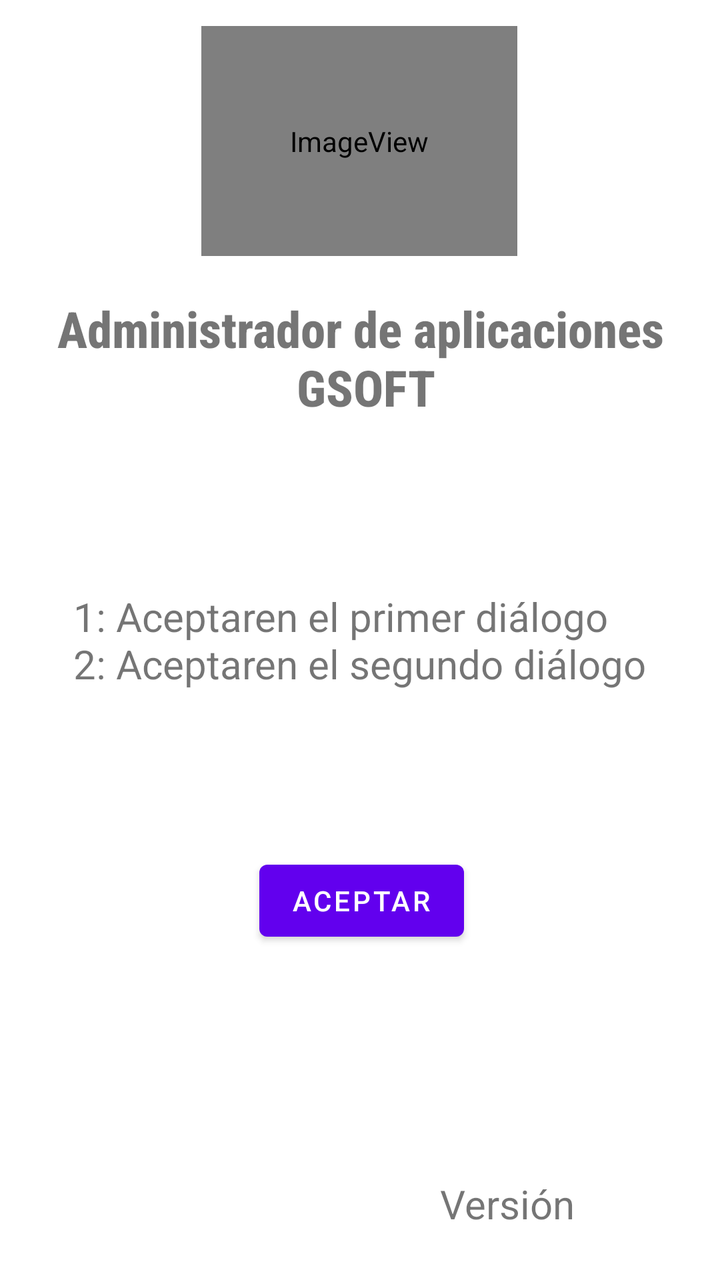
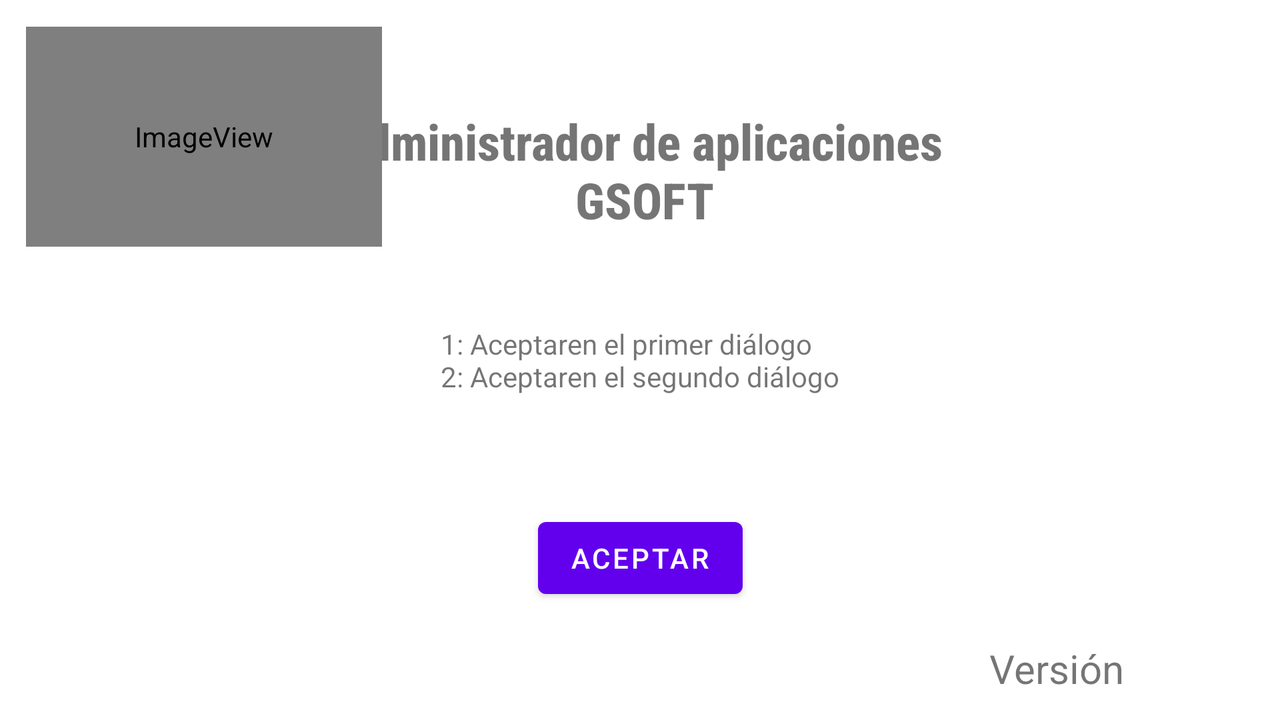

An Android layout and its configuration variant, each rendered on a device that would load it. The default file and the variant file are quoted in full after the pictures.
<!-- AndroidManifest.xml: application theme Theme.Coso -->
<!-- res/layout/activity_startup.xml -->
<?xml version="1.0" encoding="utf-8"?>
<androidx.constraintlayout.widget.ConstraintLayout xmlns:android="http://schemas.android.com/apk/res/android"
    xmlns:app="http://schemas.android.com/apk/res-auto"
    xmlns:tools="http://schemas.android.com/tools"
    android:layout_width="match_parent"
    android:layout_height="match_parent"
    tools:context=".Startup">

    <Button
        android:id="@+id/button2"
        android:layout_width="wrap_content"
        android:layout_height="wrap_content"
        android:onClick="Aceptar"
        android:text="@string/aceptarBtn"
        app:layout_constraintBottom_toBottomOf="parent"
        app:layout_constraintEnd_toEndOf="parent"
        app:layout_constraintHorizontal_bias="0.503"
        app:layout_constraintStart_toStartOf="parent"
        app:layout_constraintTop_toTopOf="parent"
        app:layout_constraintVertical_bias="0.72" />

    <TextView
        android:id="@+id/labelVersionMain"
        android:layout_width="wrap_content"
        android:layout_height="wrap_content"
        android:text="@string/versionApp"
        android:textSize="20sp"
        app:layout_constraintBottom_toBottomOf="parent"
        app:layout_constraintEnd_toEndOf="parent"
        app:layout_constraintHorizontal_bias="0.752"
        app:layout_constraintStart_toStartOf="parent"
        app:layout_constraintTop_toTopOf="parent"
        app:layout_constraintVertical_bias="0.96" />

    <TextView
        android:id="@+id/versionTxtMain"
        android:layout_width="63dp"
        android:layout_height="26dp"
        android:layout_marginEnd="16dp"
        app:layout_constraintBottom_toBottomOf="@+id/labelVersionMain"
        app:layout_constraintEnd_toEndOf="parent"
        app:layout_constraintTop_toTopOf="@+id/labelVersionMain"
        app:layout_constraintVertical_bias="1.0" />

    <ImageView
        android:id="@+id/imageView"
        android:layout_width="158dp"
        android:layout_height="115dp"
        android:background="#FFFFFF"
        android:contentDescription="@string/gs_logo_completo"
        android:forceHasOverlappingRendering="false"
        app:layout_constraintBottom_toBottomOf="parent"
        app:layout_constraintEnd_toEndOf="parent"
        app:layout_constraintHorizontal_bias="0.498"
        app:layout_constraintStart_toStartOf="parent"
        app:layout_constraintTop_toTopOf="parent"
        app:layout_constraintVertical_bias="0.025"
        app:srcCompat="@mipmap/gs_logocompleto_new"
        tools:ignore="ImageContrastCheck" />

    <TextView
        android:id="@+id/textviewMain"
        android:layout_width="wrap_content"
        android:layout_height="wrap_content"
        android:fontFamily="sans-serif-condensed-medium"
        android:gravity="center"
        android:text="@string/administrador_de_aplicaciones_n_gsoft"
        android:textSize="25sp"
        android:textStyle="bold"
        app:layout_constraintBottom_toBottomOf="parent"
        app:layout_constraintEnd_toEndOf="parent"
        app:layout_constraintHorizontal_bias="0.498"
        app:layout_constraintStart_toStartOf="parent"
        app:layout_constraintTop_toBottomOf="@+id/imageView"
        app:layout_constraintVertical_bias="0.043" />

    <TextView
        android:id="@+id/textView9"
        android:layout_width="wrap_content"
        android:layout_height="wrap_content"
        android:text="@string/aceptar"
        android:textSize="20sp"
        app:layout_constraintBottom_toBottomOf="parent"
        app:layout_constraintEnd_toEndOf="parent"
        app:layout_constraintHorizontal_bias="0.498"
        app:layout_constraintStart_toStartOf="parent"
        app:layout_constraintTop_toTopOf="parent" />
</androidx.constraintlayout.widget.ConstraintLayout>
<!-- resources referenced by this layout -->
<resources>
  <!-- mipmap gs_logocompleto_new (mipmap-anydpi-v26) -->
  <?xml version="1.0" encoding="utf-8"?>
  <adaptive-icon xmlns:android="http://schemas.android.com/apk/res/android">
      <background android:drawable="@color/gs_logocompleto_new_background"/>
      <foreground android:drawable="@mipmap/gs_logocompleto_new_foreground"/>
  </adaptive-icon>
  <string name="aceptar">1: "Aceptar" en el primer diálogo \n2: "Aceptar" en el segundo diálogo</string>
  <string name="aceptarBtn">Aceptar</string>
  <string name="administrador_de_aplicaciones_n_gsoft">Administrador de aplicaciones\n GSOFT</string>
  <string name="gs_logo_completo">GS Logo completo</string>
  <string name="versionApp">Versión</string>
  <style name="Theme.Coso" parent="Theme.MaterialComponents.DayNight.DarkActionBar">
          
          <item name="colorPrimary">@color/purple_500</item>
          <item name="colorPrimaryVariant">@color/purple_700</item>
          <item name="colorOnPrimary">@color/white</item>
          
          <item name="colorSecondary">@color/teal_200</item>
          <item name="colorSecondaryVariant">@color/teal_700</item>
          <item name="colorOnSecondary">@color/black</item>
          
          <item name="android:statusBarColor" tools:targetApi="l">?attr/colorPrimaryVariant</item>
          
      </style>
  <color name="gs_logocompleto_new_background">#FFFFFF</color>
</resources>
<!-- res/layout-land/activity_startup.xml (the repository's variant of the layout above) -->
<!-- drawn on the phone turned sideways -->
<?xml version="1.0" encoding="utf-8"?>
<androidx.constraintlayout.widget.ConstraintLayout xmlns:android="http://schemas.android.com/apk/res/android"
    xmlns:app="http://schemas.android.com/apk/res-auto"
    xmlns:tools="http://schemas.android.com/tools"
    android:layout_width="match_parent"
    android:layout_height="match_parent"
    tools:context=".Startup">

    <TextView
        android:id="@+id/textView5"
        android:layout_width="wrap_content"
        android:layout_height="wrap_content"
        android:text="@string/aceptar"
        app:layout_constraintBottom_toBottomOf="parent"
        app:layout_constraintEnd_toEndOf="parent"
        app:layout_constraintStart_toStartOf="parent"
        app:layout_constraintTop_toTopOf="parent" />

    <TextView
        android:id="@+id/versionTxtMain"
        android:layout_width="63dp"
        android:layout_height="26dp"
        android:layout_marginEnd="24dp"
        app:layout_constraintBottom_toBottomOf="@+id/labelVersionMain2"
        app:layout_constraintEnd_toEndOf="parent"
        app:layout_constraintTop_toTopOf="@+id/labelVersionMain2"
        app:layout_constraintVertical_bias="1.0" />

    <TextView
        android:id="@+id/labelVersionMain2"
        android:layout_width="wrap_content"
        android:layout_height="wrap_content"
        android:text="@string/versionApp"
        android:textSize="20sp"
        app:layout_constraintBottom_toBottomOf="parent"
        app:layout_constraintEnd_toEndOf="parent"
        app:layout_constraintHorizontal_bias="0.864"
        app:layout_constraintStart_toStartOf="parent"
        app:layout_constraintTop_toTopOf="parent"
        app:layout_constraintVertical_bias="0.963" />

    <TextView
        android:id="@+id/textviewMain"
        android:layout_width="wrap_content"
        android:layout_height="wrap_content"
        android:fontFamily="sans-serif-condensed-medium"
        android:gravity="center"
        android:text="@string/administrador_de_aplicaciones_n_gsoft"
        android:textSize="25sp"
        android:textStyle="bold"
        app:layout_constraintBottom_toBottomOf="parent"
        app:layout_constraintEnd_toEndOf="parent"
        app:layout_constraintHorizontal_bias="0.498"
        app:layout_constraintStart_toStartOf="parent"
        app:layout_constraintTop_toTopOf="parent"
        app:layout_constraintVertical_bias="0.181" />

    <ImageView
        android:id="@+id/imageView3"
        android:layout_width="178dp"
        android:layout_height="110dp"
        android:background="#FFFFFF"
        android:contentDescription="@string/gs_logo_completo"
        android:forceHasOverlappingRendering="false"
        app:layout_constraintBottom_toBottomOf="parent"
        app:layout_constraintEnd_toEndOf="parent"
        app:layout_constraintHorizontal_bias="0.028"
        app:layout_constraintStart_toStartOf="parent"
        app:layout_constraintTop_toTopOf="parent"
        app:layout_constraintVertical_bias="0.053"
        app:srcCompat="@mipmap/gs_logocompleto_new"
        tools:ignore="ImageContrastCheck" />

    <Button
        android:id="@+id/button"
        android:layout_width="wrap_content"
        android:layout_height="wrap_content"
        android:onClick="Aceptar"
        android:text="@string/aceptarBtn"
        app:layout_constraintBottom_toBottomOf="parent"
        app:layout_constraintEnd_toEndOf="parent"
        app:layout_constraintStart_toStartOf="parent"
        app:layout_constraintTop_toBottomOf="@+id/textView5" />

</androidx.constraintlayout.widget.ConstraintLayout>
